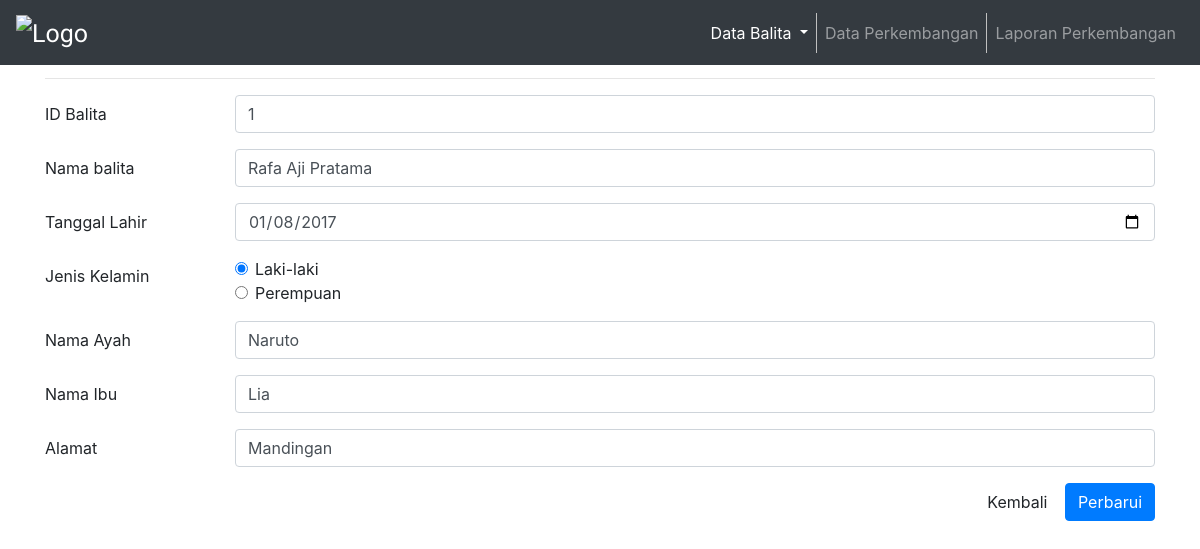
The page /admin/proses/edit-balita.php?idbalita=1 on the database its author committed.
### tables this page shows
CREATE TABLE `balita` (
  `idbalita` int(5) NOT NULL,
  `nama_balita` varchar(100) NOT NULL,
  `tanggal_lahir` date NOT NULL,
  `jenis_kelamin` enum('Laki-laki','Perempuan') NOT NULL,
  `nama_ayah` varchar(100) NOT NULL,
  `nama_ibu` varchar(100) NOT NULL,
  `alamat` text NOT NULL
);

### admin/proses/edit-balita.php (the view, shortened to what this page needs)
<?php
	include('../koneksi.php');
?>
<!DOCTYPE html>
<html lang="en">
<head>
    <link rel="stylesheet" href="https://maxcdn.bootstrapcdn.com/bootstrap/4.5.2/css/bootstrap.min.css">
    <link rel="stylesheet" href="https://cdnjs.cloudflare.com/ajax/libs/font-awesome/4.7.0/css/font-awesome.min.css">
</head>
<body>
    <nav class="navbar navbar-expand-md bg-dark navbar-dark fixed-top">
        <a class="navbar-brand">
            <img src="http://indihealth.com/indihealthcom/assets/images/products/5acf891ba61c4.png" alt="Logo"
                style="width:150px;"></a>
        <div class="collapse navbar-collapse" id="collapsibleNavbar">
            <ul class="navbar-nav ml-auto">
                <li class="nav-item dropdown active">
                    <a class="nav-link dropdown-toggle" href="#" id="navbarDropdown" role="button"
                        data-toggle="dropdown" aria-haspopup="true" aria-expanded="false">
                        Data Balita
                    </a>
                </li>
                <li class="nav-item">
                    <a class="nav-link" href="../index-perkembangan.php">Data Perkembangan</a>
                </li>
                <li class="nav-item">
                    <a class="nav-link" href="../laporan-perkembangan.php">Laporan Perkembangan</a>
                </li>
            </ul>
        </div>
    </nav>
    <br>
    <div class="container">
        <h2>Edit Data Balita</h2>
        <hr>
        <?php
		if(isset($_GET['idbalita'])){
			$idbalita = $_GET['idbalita'];
			$select = mysqli_query($koneksi, "SELECT * FROM balita WHERE idbalita='$idbalita'") or die(mysqli_error($koneksi));
			if(mysqli_num_rows($select) == 0){
				echo '<div class="alert alert-warning">ID tidak ada dalam database.</div>';
				exit();
			}else{
				$data = mysqli_fetch_assoc($select);
			}
		}
		?>
        <form action="edit-balita.php?idbalita=<?php echo $idbalita; ?>" method="post" autocomplete="off">
            <div class="form-group row">
                <label class="col-sm-2 col-form-label">ID Balita</label>
                <div class="col-sm-10">
                    <input type="text" name="idbalita" class="form-control" value="<?php echo $data['idbalita']; ?>"
                        required>
                </div>
            </div>
            <div class="form-group row">
                <label class="col-sm-2 col-form-label">Nama balita</label>
                <div class="col-sm-10">
                    <input type="text" name="nama_balita" class="form-control"
                        value="<?php echo $data['nama_balita']; ?>" required>
                </div>
            </div>
            <div class="form-group row">
                <label class="col-sm-2 col-form-label">Tanggal Lahir</label>
                <div class="col-sm-10">
                    <input type="date" name="tanggal_lahir" class="form-control"
                        value="<?php echo $data['tanggal_lahir']; ?>" required>
                </div>
            </div>
            <div class="form-group row">
                <label class="col-sm-2 col-form-label">Jenis Kelamin</label>
                <div class="col-sm-10">
                    <div class="form-check">
                        <input type="radio" class="form-check-input" name="jenis_kelamin" value="Laki-laki"
                            <?php if($data['jenis_kelamin'] == 'Laki-laki'){ echo 'checked'; } ?> required>
                        <label class="form-check-label">Laki-laki</label>
                    </div>
                    <div class="form-check">
                        <input type="radio" class="form-check-input" name="jenis_kelamin" value="Perempuan"
                            <?php if($data['jenis_kelamin'] == 'Perempuan'){ echo 'checked'; } ?> required>
                        <label class="form-check-label">Perempuan</label>
                    </div>
                </div>
            </div>
            <div class="form-group row">
                <label class="col-sm-2 col-form-label">Nama Ayah</label>
                <div class="col-sm-10">
                    <input type="text" name="nama_ayah" class="form-control" value="<?php echo $data['nama_ayah']; ?>"
                        required>
                </div>
            </div>
            <div class="form-group row">
                <label class="col-sm-2 col-form-label">Nama Ibu</label>
                <div class="col-sm-10">
                    <input type="text" name="nama_ibu" class="form-control" value="<?php echo $data['nama_ibu']; ?>"
                        required>
                </div>
            </div>
            <div class="form-group row">
                <label class="col-sm-2 col-form-label">Alamat</label>
                <div class="col-sm-10">
                    <input type="text" name="alamat" class="form-control" value="<?php echo $data['alamat']; ?>"
                        required>
                </div>
            </div>
            <div class="form-group text-right">
                <a href="../index-balita.php" class="btn btn-default">Kembali</a>
                <button type="submit" name="submit" class="btn btn-primary">Perbarui</button>
            </div>
        </form>
    </div>
</body>
</html>

### admin/proses/edit-balita.php (style rules this page uses)
.navbar-nav .nav-item:not(:last-child) { border-right: 1px solid silver; }
.navbar-brand { font-family: 'Roboto', sans-serif; font-size: 25px; margin: 0px; }

### rows shown on the page
balita: idbalita "1", nama_balita "Rafa Aji Pratama", tanggal_lahir "01/08/2017", jenis_kelamin "☑", nama_ayah "Naruto", nama_ibu "Lia", alamat "Mandingan"
